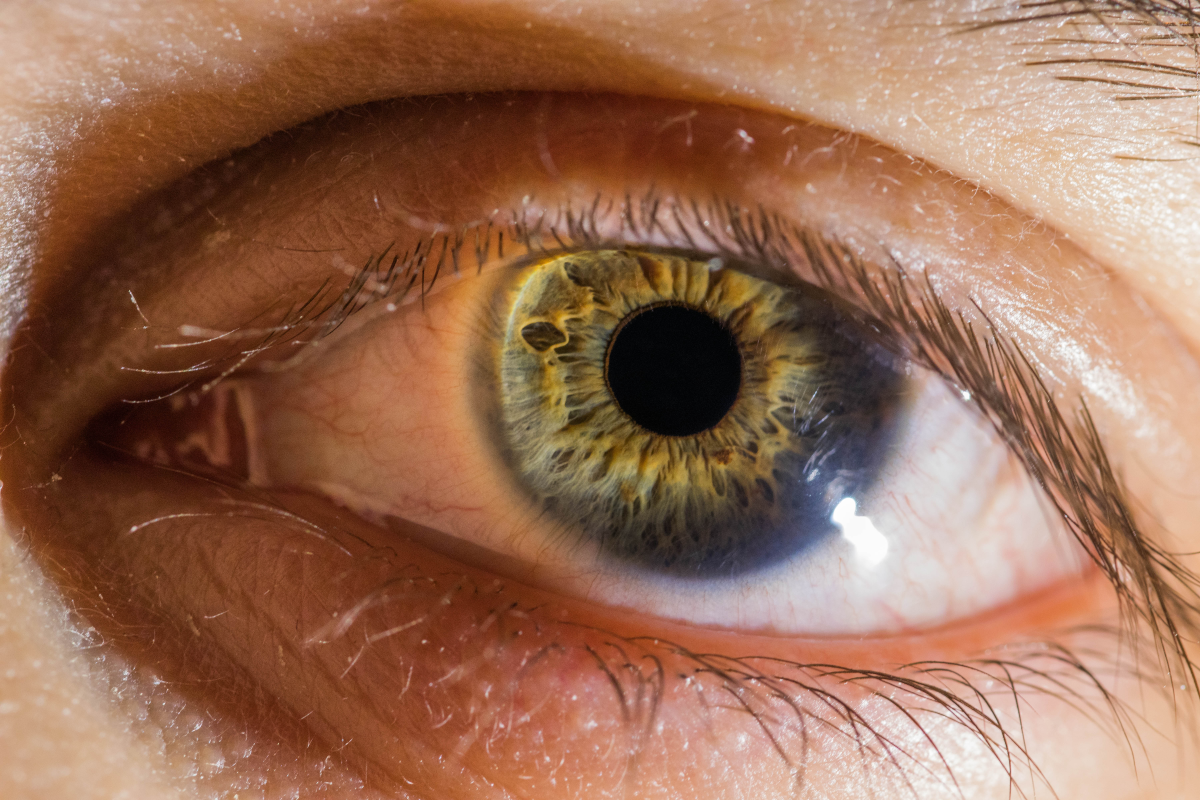
#> input picture art/sources/wikimedia_iris_photo_2304.jpg, 6000 x 4000 px, found by its file name (shown at 1/5 size)
$ python art_halftone.py
#> lines starting #> are read from the running program, lines starting #| are printed output that depends on the picture
"""Image manipulation — halftone treatment of the iris macro.

Each cell in a grid becomes a dot whose size is proportional to the
local image darkness. Newspaper-print aesthetic.
"""
from __future__ import annotations

from pathlib import Path

from PIL import Image, ImageDraw  # type: ignore


def halftone(src_path: str, out_path: str, cell: int = 14, dot_color: str = "#1c2030", bg_color: str = "#f4ebd8") -> None:
#> called with out_path = 'art/made/2026-05-19_halftone_iris.png', cell = 12, dot_color = '#22243a', bg_color = '#f0e6cf'
    src = Image.open(src_path).convert("L")
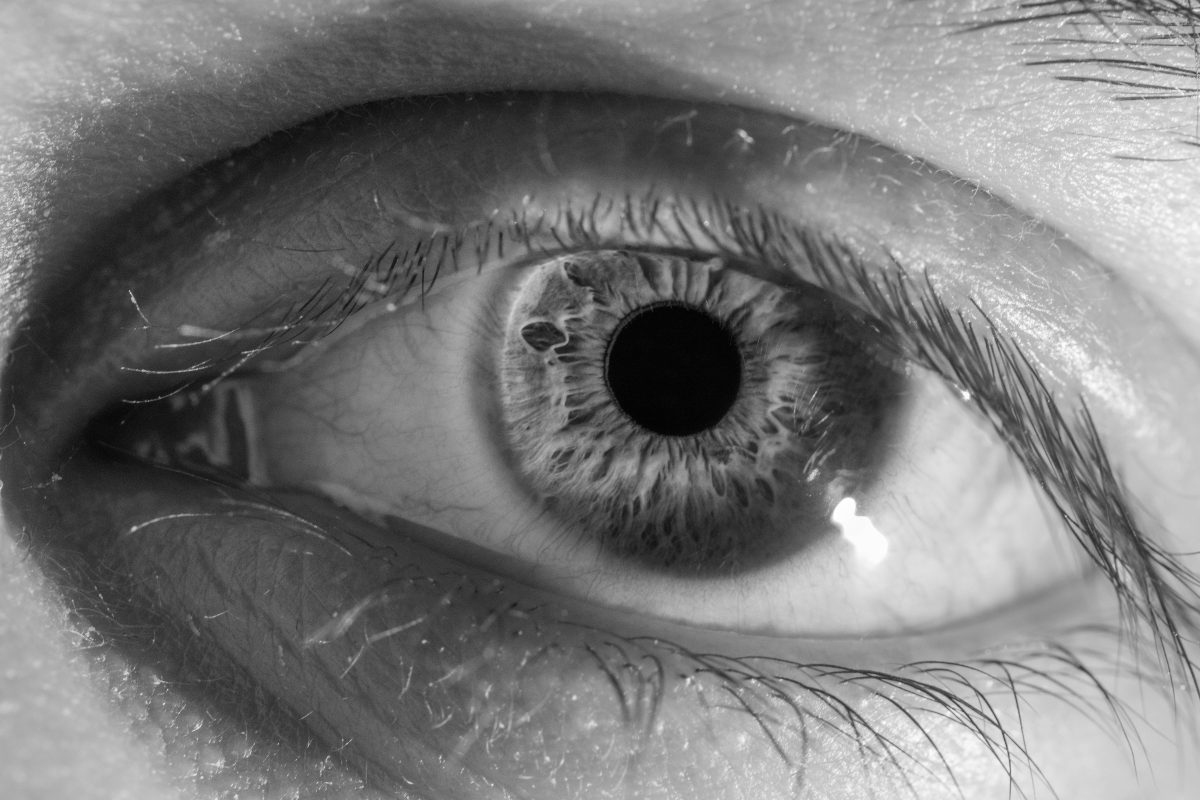
#> src: PIL image 6000x4000 L (shown at 1/5 size); min 0, max 255, mean 120.6
    sw, sh = src.size
#> sw = 6000; sh = 4000

    # Downsample for cell-level brightness
    gw, gh = sw // cell, sh // cell
#> gw = 500; gh = 333
    grid = src.resize((gw, gh), Image.LANCZOS)
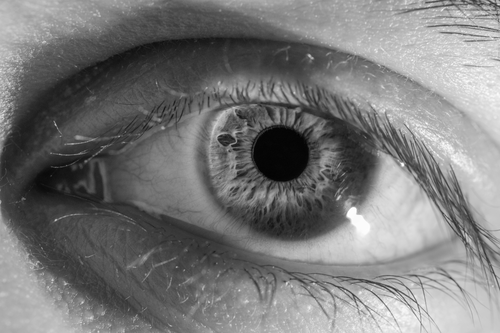
#> grid: PIL image 500x333 L; min 2, max 255, mean 120.6
    grid_pixels = grid.load()

    # Output canvas
    out_w, out_h = gw * cell, gh * cell
#> out_w = 6000; out_h = 3996
    out = Image.new("RGB", (out_w, out_h), bg_color)
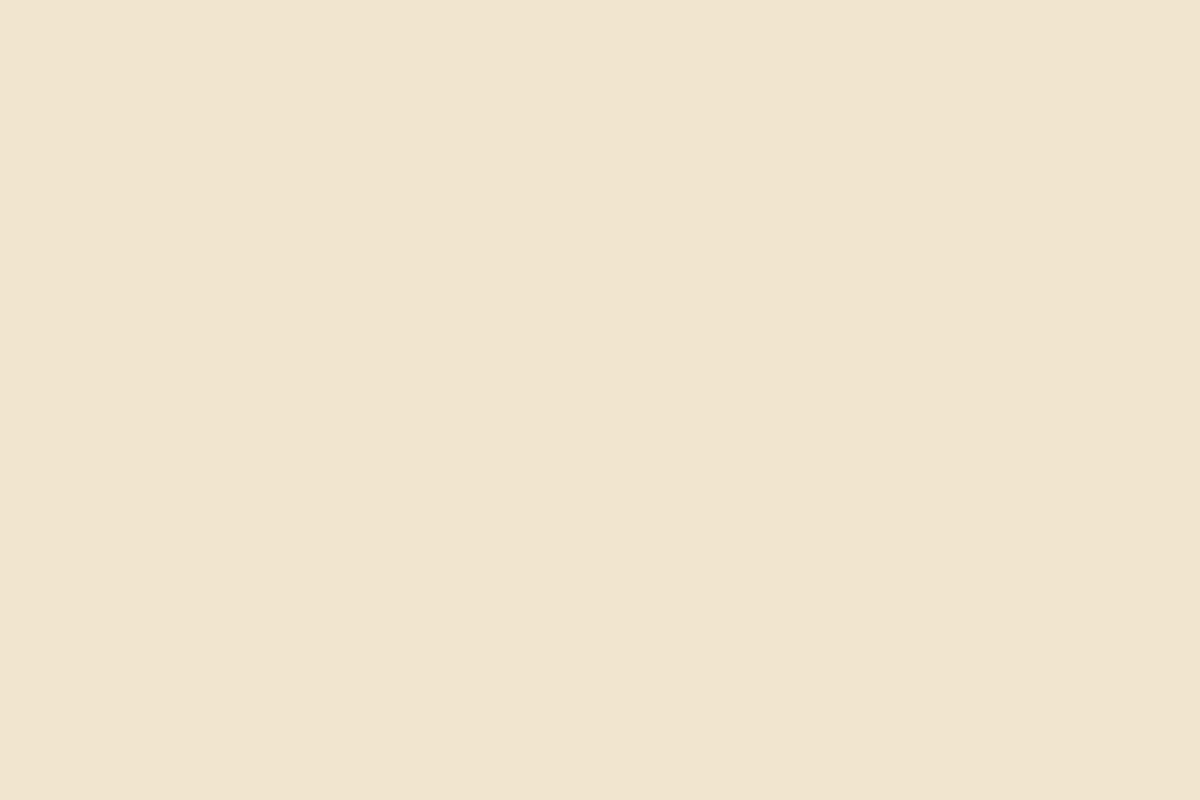
#> out: PIL image 6000x3996 RGB (shown at 1/5 size); mean R, G, B 240, 230, 207
    drw = ImageDraw.Draw(out)

    for r in range(gh):
        for c in range(gw):
            v = grid_pixels[c, r]  # 0..255
            darkness = (255 - v) / 255.0  # 1 = dark, 0 = light
            radius = (darkness ** 0.8) * (cell / 2 - 0.5)
            if radius < 0.5:
                continue
            cx = c * cell + cell / 2
            cy = r * cell + cell / 2
            drw.ellipse(
                [cx - radius, cy - radius, cx + radius, cy + radius],
                fill=dot_color,
            )

    Path(out_path).parent.mkdir(parents=True, exist_ok=True)
    out.save(out_path)
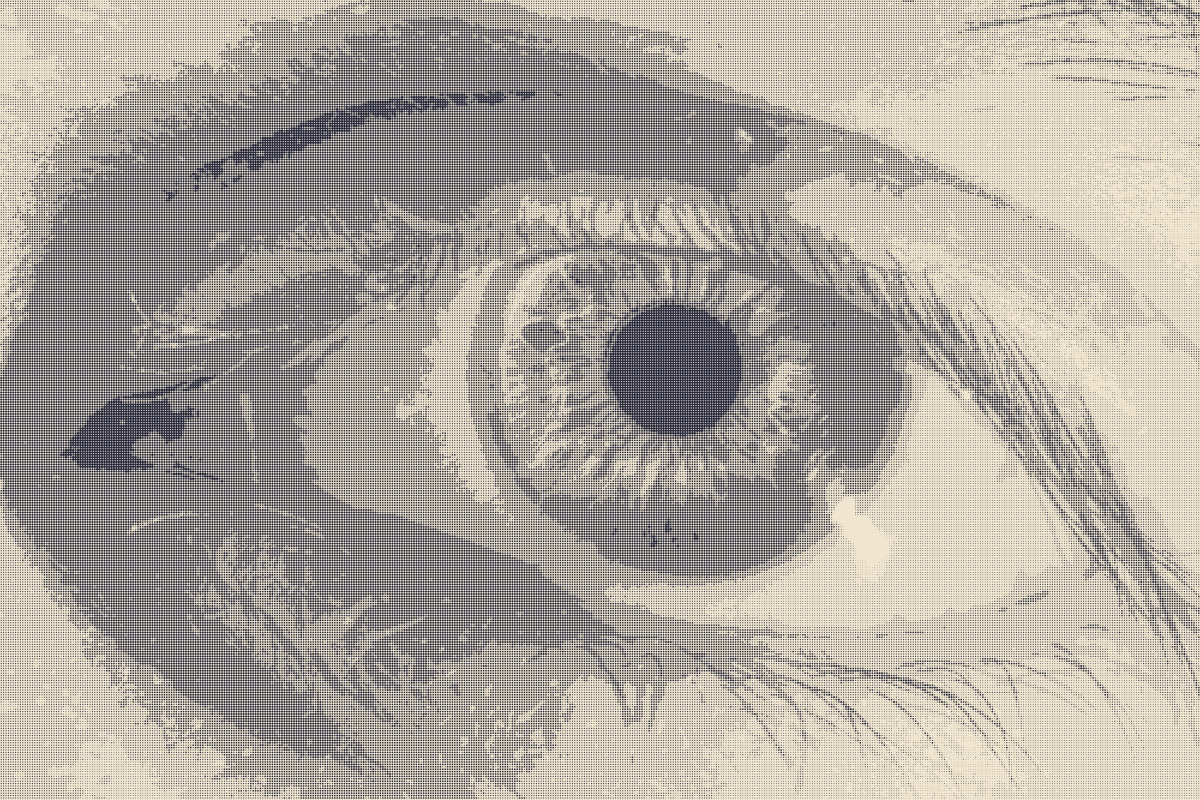
#> saved as 2026-05-19_halftone_iris.png: PIL image 6000x3996 RGB (shown at 1/5 size); mean R, G, B 172.6, 166.6, 158.3
    print(f"wrote {out_path} ({out_w}x{out_h})")
#| wrote art/made/2026-05-19_halftone_iris.png (6000x3996)


if __name__ == "__main__":
    halftone(
        "art/sources/wikimedia_iris_photo_2304.jpg",
        "art/made/2026-05-19_halftone_iris.png",
        cell=12,
        dot_color="#22243a",
        bg_color="#f0e6cf",
    )
